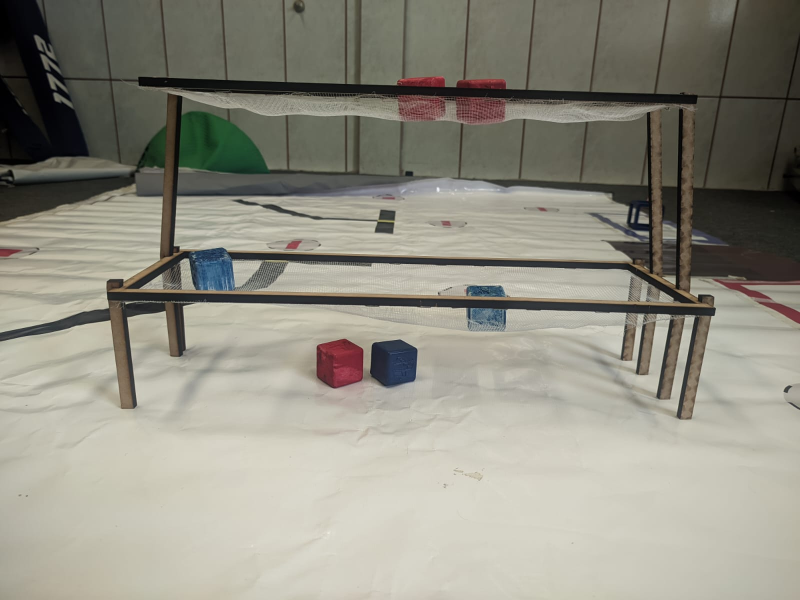
#> input picture image-recognize/images/galpaoTeste1.jpeg, 1600 x 1200 px (shown at 1/2 size)
$ jupyter execute --allow-errors recognize.ipynb
#> lines starting #> are read from the running program, lines starting #| are printed output that depends on the picture; after the words box and inside, x2 and y2 are one past the last pixel; in counts of white or black regions, pixels touching at a corner belong together
[cell 1]
import cv2
import numpy as np
import matplotlib.pyplot as plt
import cvlib as cv

[cell 2]
from cvlib.object_detection import draw_bbox

[cell 3]
from numpy.polynomial import Polynomial

[cell 4]
image = cv2.imread('images/galpaoTeste1.jpeg')
#> image is the input picture: shape (1200, 1600, 3); mean B, G, R 130.4, 142.3, 144.5

[cell 5]
plt.imshow(image)

[cell 6]
image = cv2.resize(image, (800, 600))
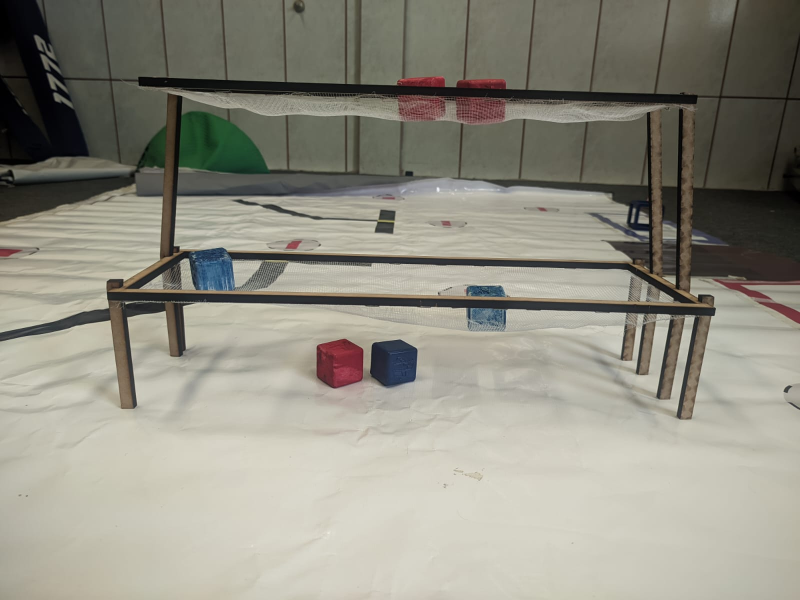
#> image: shape (600, 800, 3); mean B, G, R 130.5, 142.4, 144.6
hsv = cv2.cvtColor(image, cv2.COLOR_BGR2HSV)
#> hsv: shape (600, 800, 3); mean H, S, V 32.7, 34.3, 145.9

[cell 7]
lower_red1 = np.array([0, 120, 70])
upper_red1 = np.array([10, 255, 255])
lower_red2 = np.array([160, 120, 70])
upper_red2 = np.array([180, 255, 255])
mask_red = cv2.inRange(hsv, lower_red1, upper_red1) | cv2.inRange(hsv, lower_red2, upper_red2)
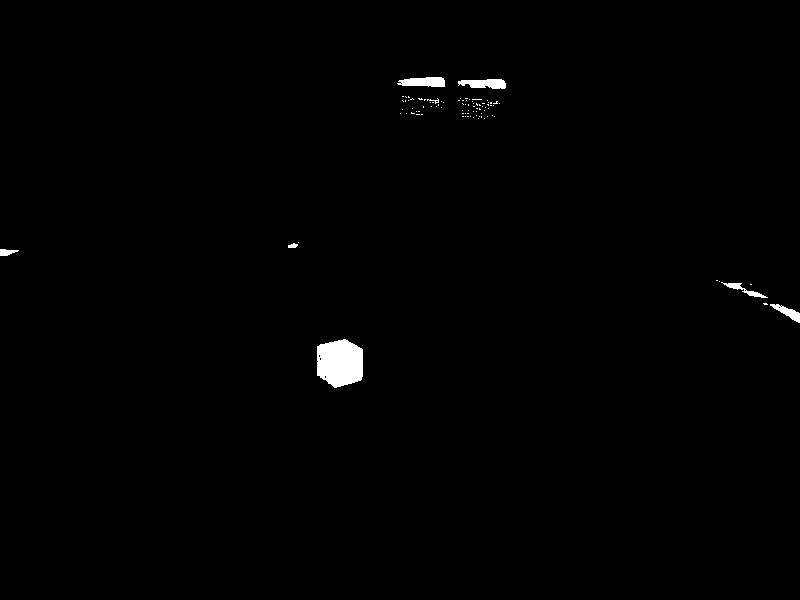
#> mask_red: shape (600, 800); 0.69% white; 91 white regions (83 under 20 px), largest, box (x1, y1, x2, y2) and area: (317, 339, 363, 388) 1836, (397, 77, 445, 87) 379, (458, 79, 506, 89) 358

lower_blue = np.array([90, 80, 50])
upper_blue = np.array([130, 255, 255])
mask_blue = cv2.inRange(hsv, lower_blue, upper_blue)
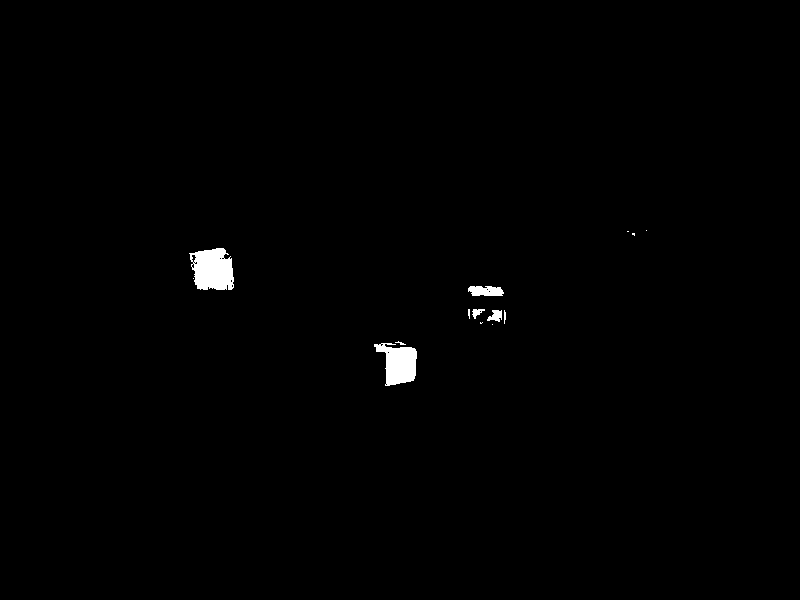
#> mask_blue: shape (600, 800); 0.67% white; 14 white regions (8 under 20 px), largest, box (x1, y1, x2, y2) and area: (189, 248, 234, 290) 1473, (374, 343, 417, 386) 1183, (468, 286, 504, 296) 301, (487, 310, 502, 322) 116, (472, 309, 485, 319) 67, (504, 310, 506, 324) 22

[cell 8]
kernel = np.ones((5, 5), np.uint8)
mask_red = cv2.morphologyEx(mask_red, cv2.MORPH_OPEN, kernel)
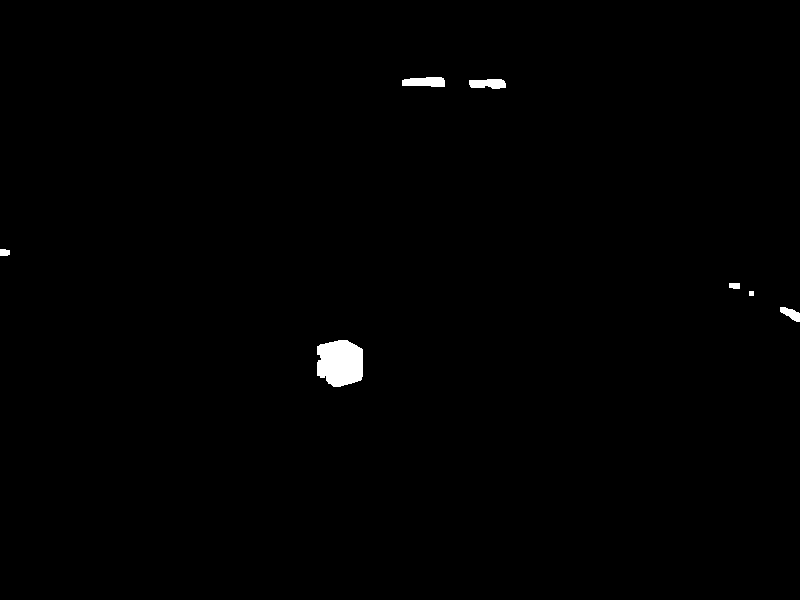
#> mask_red: shape (600, 800); 0.58% white; 7 white regions, largest, box (x1, y1, x2, y2) and area: (317, 340, 363, 387) 1809, (402, 77, 445, 87) 362, (469, 79, 506, 89) 302
mask_red = cv2.dilate(mask_red, kernel, iterations=1)
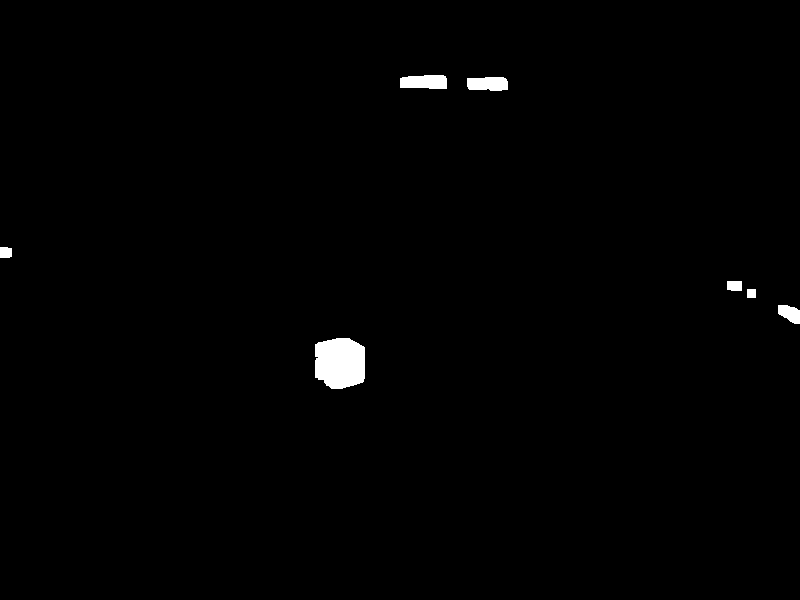
#> mask_red: shape (600, 800); 0.83% white; 7 white regions, largest, box (x1, y1, x2, y2) and area: (315, 338, 365, 389) 2213, (400, 75, 447, 89) 590, (467, 77, 508, 91) 513

mask_blue = cv2.morphologyEx(mask_blue, cv2.MORPH_OPEN, kernel)
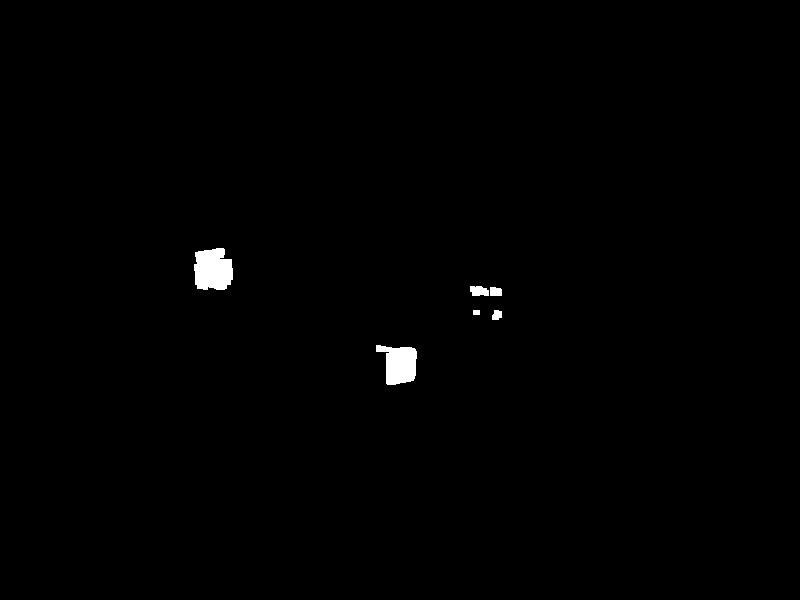
#> mask_blue: shape (600, 800); 0.6% white; 6 white regions, box (x1, y1, x2, y2) and area: (194, 248, 233, 290) 1365, (376, 345, 417, 385) 1138, (470, 286, 489, 296) 160, (490, 287, 502, 296) 101, (492, 310, 502, 320) 82, (473, 310, 480, 315) 35
mask_blue = cv2.dilate(mask_blue, kernel, iterations=1)
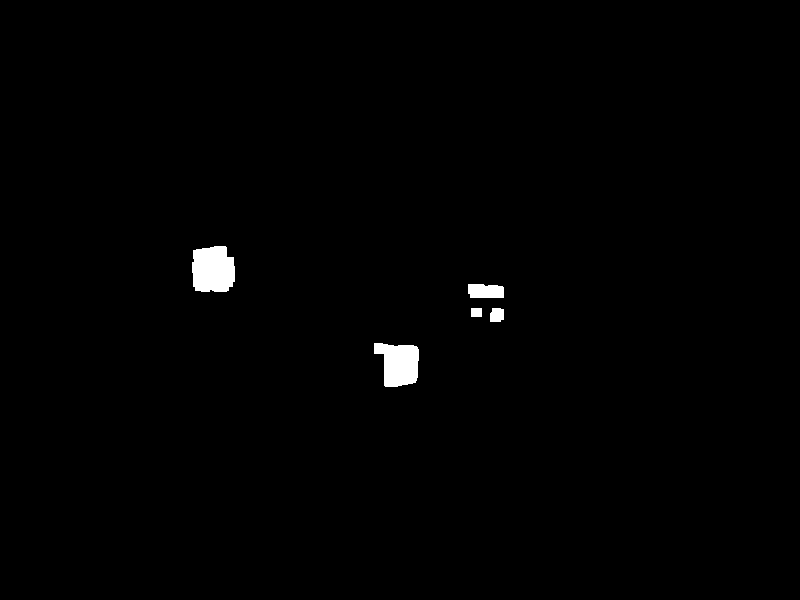
#> mask_blue: shape (600, 800); 0.82% white; 5 white regions, box (x1, y1, x2, y2) and area: (192, 246, 235, 292) 1728, (374, 343, 419, 387) 1485, (468, 284, 504, 298) 466, (490, 308, 504, 322) 178, (471, 308, 482, 317) 99

$ run again, with image-recognize/images/galpaoTeste2.jpeg copied over image-recognize/images/galpaoTeste1.jpeg
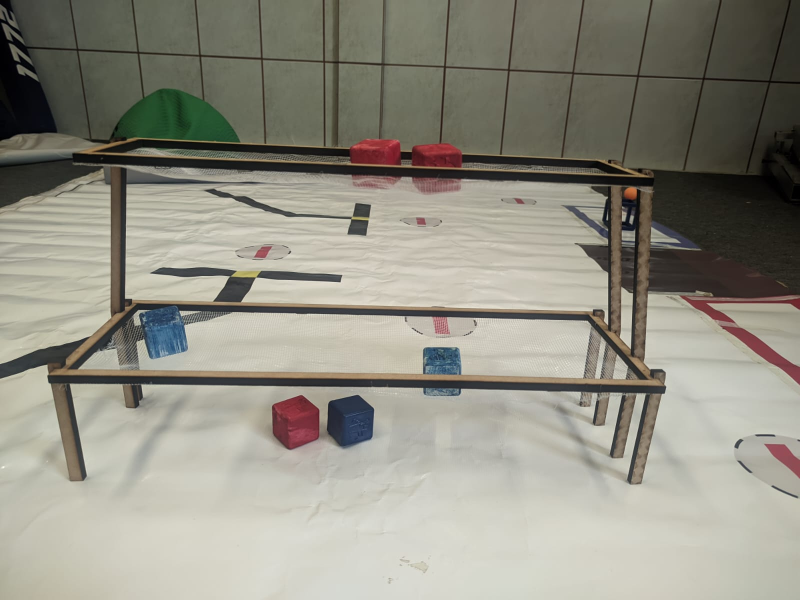
#> input picture image-recognize/images/galpaoTeste2.jpeg, 1600 x 1200 px (shown at 1/2 size)
#> image is the input picture: shape (1200, 1600, 3); mean B, G, R 131.2, 143, 145.3
#> image: shape (600, 800, 3)
#> hsv: shape (600, 800, 3); mean H, S, V 33.7, 35.2, 146.9
#> `mask_red = cv2.inRange(hsv, lower_red1, upper_red1) | cv2.inRange(hsv,..`:
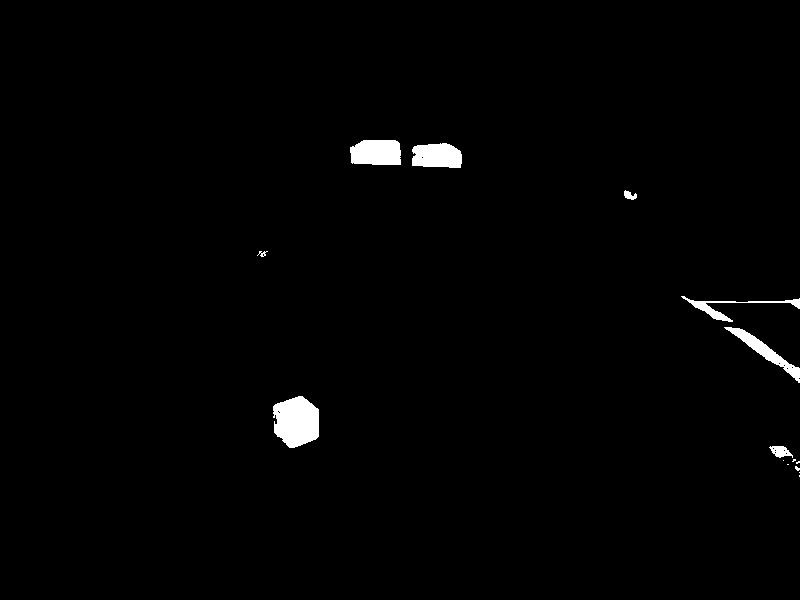
#> mask_red: shape (600, 800); 1.2% white; 15 white regions (7 under 20 px), largest, box (x1, y1, x2, y2) and area: (273, 396, 319, 448) 1859, (350, 140, 401, 165) 1165, (412, 143, 462, 168) 1065
#> `mask_blue = cv2.dilate(mask_blue, kernel, iterations=1)`:
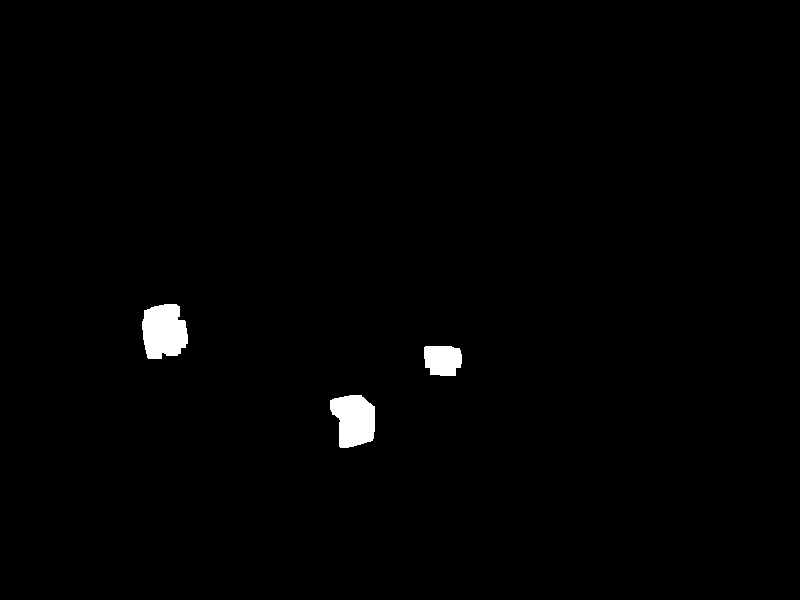
#> mask_blue: shape (600, 800); 1% white; 3 white regions, box (x1, y1, x2, y2) and area: (142, 304, 188, 359) 2040, (330, 395, 375, 448) 1839, (424, 346, 462, 376) 994
